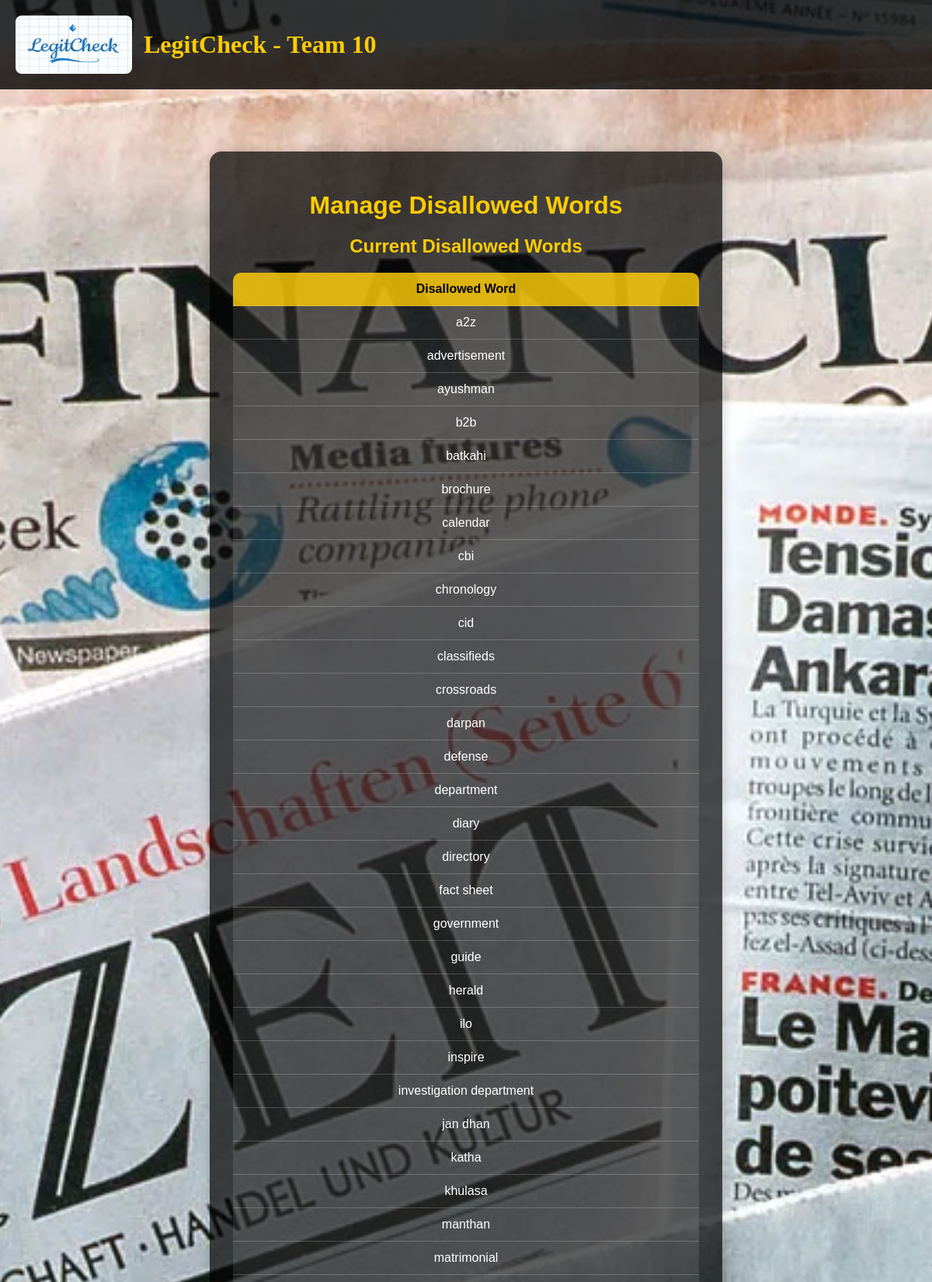
Screenshot of /manage_disallowed (signed in, upper part) with the database file from the repository.
### models.py (models this page shows)
class DisallowedWord(db.Model):
    id = db.Column(db.Integer, primary_key=True)
    word = db.Column(db.String(100), unique=True, nullable=False)

### app.py (the view, shortened to what this page needs)
@app.route('/manage_disallowed', methods=['GET', 'POST'])
def manage_disallowed():
    if 'admin_id' not in session:
        flash("Please log in as admin first", "danger")
        return redirect(url_for('admin_login'))
    disallowed_words = DisallowedWord.query.order_by(DisallowedWord.word).all()
    return render_template('manage_disallowed.html', disallowed_words=disallowed_words)

### templates/manage_disallowed.html (shortened to what this page needs)
<!DOCTYPE html>
<html lang="en">
<head>
</head>
<body>
    <div class="header">
        <img src="{{ url_for('static', filename='legitcheck.jpg') }}" alt="LegitCheck Logo" />
        <h1>LegitCheck - Team 10</h1>
    </div>
    <div class="container">
        <div class="content-box">
            <h1>Manage Disallowed Words</h1>
            <h2>Current Disallowed Words</h2>
            <table>
                <tr>
                    <th>Disallowed Word</th>
                </tr>
                {% for word in disallowed_words %}
                <tr>
                    <td>{{ word.word }}</td>
                </tr>
                {% else %}
                <tr>
                    <td colspan="1">No disallowed words yet.</td>
                </tr>
                {% endfor %}
            </table>
            <br />
        </div>
    </div>
</body>
</html>

### rows the page displays
DisallowedWord: word "a2z"
DisallowedWord: word "advertisement"
DisallowedWord: word "ayushman"
DisallowedWord: word "b2b"
DisallowedWord: word "batkahi"
DisallowedWord: word "brochure"
DisallowedWord: word "calendar"
DisallowedWord: word "cbi"
DisallowedWord: word "chronology"
DisallowedWord: word "cid"
DisallowedWord: word "classifieds"
DisallowedWord: word "crossroads"
DisallowedWord: word "darpan"
DisallowedWord: word "defense"
DisallowedWord: word "department"
DisallowedWord: word "diary"
DisallowedWord: word "directory"
DisallowedWord: word "fact sheet"
DisallowedWord: word "government"
DisallowedWord: word "guide"
DisallowedWord: word "herald"
DisallowedWord: word "ilo"
DisallowedWord: word "inspire"
DisallowedWord: word "investigation department"
DisallowedWord: word "jan dhan"
DisallowedWord: word "katha"
DisallowedWord: word "khulasa"
DisallowedWord: word "manthan"
DisallowedWord: word "matrimonial"
